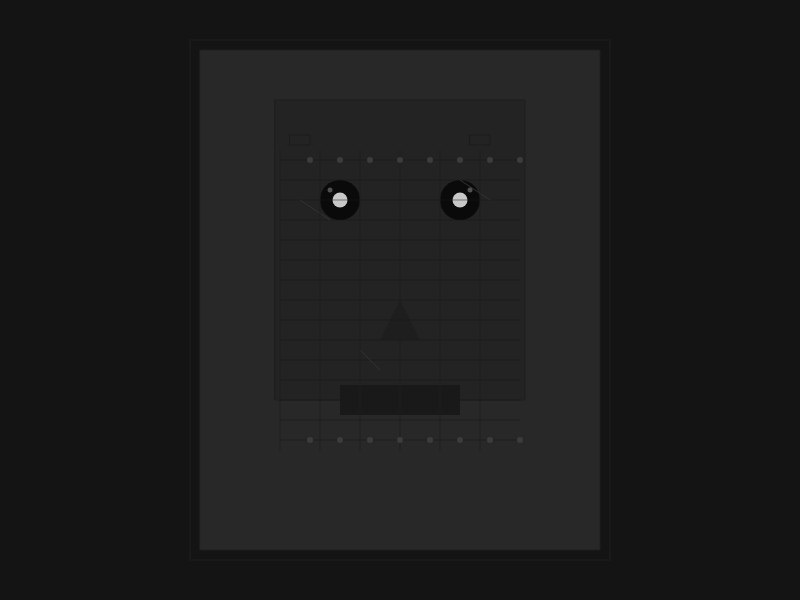
Frame 1 (no input)
Frame 2 (the mouse pressed at the canvas centre, redrawn once): identical to frame 1, image omitted

The p5.js sketch that drew this single still picture (run headless with seeded random() and noise() and a simulated clock; the mouse was pressed at the canvas centre and the sketch redrawn once):

// p5.js sketch
// ── sketch.js
function setup() {
  createCanvas(800, 600);
  noLoop();
}

function draw() {
  background(20);

  // Draw main body panel
  fill(40);
  stroke(30);
  strokeWeight(1);
  rectMode(CENTER);
  rect(width/2, height/2, 400, 500);

  // Draw face panel with patina
  fill(35);
  rect(width/2, height/2 - 50, 250, 300);

  // Draw mechanical eye sockets
  noStroke();
  fill(10);
  ellipse(width/2 - 60, height/2 - 100, 40, 40);
  ellipse(width/2 + 60, height/2 - 100, 40, 40);

  // Draw iris details
  fill(200);
  ellipse(width/2 - 60, height/2 - 100, 15, 15);
  ellipse(width/2 + 60, height/2 - 100, 15, 15);

  // Draw mechanical nose
  fill(30);
  triangle(
    width/2, height/2,
    width/2 - 20, height/2 + 40,
    width/2 + 20, height/2 + 40
  );

  // Draw mouth panel
  fill(25);
  rect(width/2, height/2 + 100, 120, 30);

  // Add structural seams and panels
  stroke(20);
  strokeWeight(0.5);
  for (let i = 0; i < 15; i++) {
    line(width/2 - 120, height/2 - 140 + i * 20, width/2 + 120, height/2 - 140 + i * 20);
  }

  // Add panel misalignment details
  fill(35);
  rect(width/2 - 100, height/2 - 160, 20, 10);
  rect(width/2 + 80, height/2 - 160, 20, 10);

  // Add scratches and wear
  stroke(50);
  strokeWeight(1);
  line(width/2 - 100, height/2 - 100, width/2 - 70, height/2 - 80);
  line(width/2 + 60, height/2 - 120, width/2 + 90, height/2 - 100);
  line(width/2 - 40, height/2 + 50, width/2 - 20, height/2 + 70);

  // Add panel joints
  stroke(30);
  strokeWeight(1);
  for (let x = width/2 - 120; x < width/2 + 120; x += 40) {
    line(x, height/2 - 150, x, height/2 + 150);
  }

  // Add mechanical bolts
  noStroke();
  fill(60);
  for (let i = 0; i < 8; i++) {
    ellipse(width/2 - 90 + i * 30, height/2 - 140, 6, 6);
  }
  for (let i = 0; i < 8; i++) {
    ellipse(width/2 - 90 + i * 30, height/2 + 140, 6, 6);
  }

  // Add subtle highlights
  fill(80);
  ellipse(width/2 - 70, height/2 - 110, 5, 5);
  ellipse(width/2 + 70, height/2 - 110, 5, 5);

  // Draw outer shell structure
  stroke(25);
  strokeWeight(2);
  noFill();
  rect(width/2, height/2, 420, 520);
}
